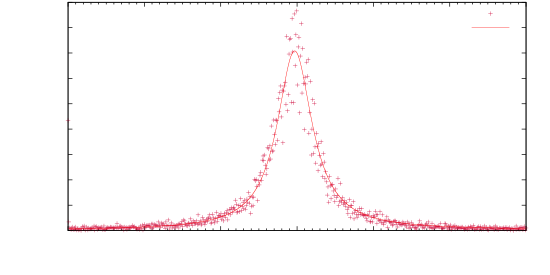

gnuplot code for this plot:
clear
reset
file = "linienscans_altes_schema_AI"
datafile = sprintf('../dat/%s.dat',file)

set key inside top right
set xlabel 'Relativfrequenz [MHz]'
set ylabel 'Countrate [s$^{-1}$]'
set samples 100000
set mxtics 10
set tmargin 0.2

set xrange [-300:300]

#a = 150000
#b = 1
#sigma = 50
#mu = 1

#a = 150000
#b = 1
#sigma = 0.01
#sigma_g = 100
#s = 10
#n = 0.5

set fit errorvariables
#FIT_LIMIT=1e-12

#gauss(x) = exp(-(x-mu)**2/(2*sigma_g**2))/(sigma_g*sqrt(2*pi))
#gauss_fit(x) = a*gauss(x) + b

#lorentz(x)= sigma/(2*pi)/(sigma**2+4*(x-mu)**2)
#lorentz_fit(x) = a * lorentz(x) + b

#lorentz_b(x)= sigma*s/(2*(s+1)*(1+4*(x-mu)**2/(1+s)*sigma**2))
#lorentz_b_fit(x) = a * lorentz_b(x) + b

#voigt(x)= (n*lorentz(x)+(1-n)*gauss(x))
#voigt_fit(x) = a * voigt(x) + b

#voigt_b(x)= (n*lorentz_b(x)+(1-n)*gauss(x))
#voigt_b_fit(x) = a * voigt_b(x) + b

#test(x) = a * s*voigt(x)/(1+s*voigt(x)) + b



#################
##### Fano ######
#################

a = 0.11
b = 0.69
q = 60
gamma = 55.8
E0 = -3.3

fano(x) = (q*gamma/2+x-E0)**2/((x-E0)**2+(gamma/2)**2)
fano_fit(x) = a * fano(x) + b


#fit voigt_fit(x) datafile using 1:2 via a,c,sigma,s,mu,n
#fit voigt_b_fit(x) datafile using 1:2 via a,b,sigma,sigma_g,s,mu,n
#fit gauss_fit(x) datafile using 1:2 via a,b,sigma,mu
#fit lorentz_b_fit(x) datafile using 1:2 via a,b,sigma,mu,s
#fit lorentz_fit(x) datafile using 1:2 via a,b,sigma,mu
#fit test(x) datafile using 1:2 via a,b,sigma,mu,s,n
fit fano_fit(x) datafile using 1:2 via a,b,gamma,q,E0

set label 1 '$F(\nu)=a\cdot\frac{\left(\nicefrac{q\Gamma}{2}+\nu-\nu_0\right)^2}{\left(\nu-\nu_0\right)^2+\left(\nicefrac{\Gamma}{2}\right)^2}+b$' at graph 0.05, 0.90
set label 2 sprintf('$\Gamma = (%.1f\pm%.1f)\,$MHz',gamma,gamma_err) at graph 0.05, 0.75
set label 3 sprintf('$\nu_0 = (%.2f\pm%.2f)\,$MHz',E0,E0_err) at graph 0.05, 0.68
set label 4 sprintf('$q = %.0f\pm%.0f$',q,q_err) at graph 0.05, 0.61
set label 5 sprintf('$a = (%.3f\pm%.3f)\,$s$^{-1}$',a,a_err) at graph 0.05, 0.54
set label 6 sprintf('$b = (%.1f\pm%.1f)\,$s$^{-1}$',b,b_err) at graph 0.05, 0.47

set term push
set term epslatex color 10 size 14cm, 7cm
set out sprintf('%s.tex',file)

plot datafile using 1:2 with points title 'Messpunkte' lc rgb '#CC0033',\
fano_fit(x) lc rgb 'red' lt 1 title 'Fit'

unset out
